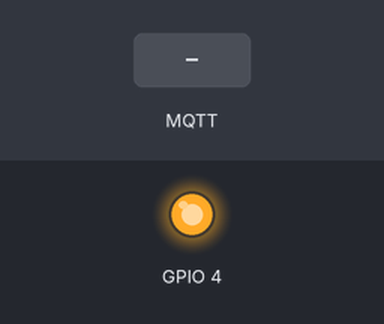
A sketch run on a simulated ESP32. Parts: output pins drawn as LEDs (lit = HIGH). The test bench sets the inputs (shaded band). WiFi joins after 1.5 s; servers stay silent unless stated; random numbers use the default seed unless the sketch sets one; no MQTT or app messages arrive unless stated; what the sketch prints to the serial monitor is not drawn.

Above: at 2.9 s.
3.0 s: MQTT message "SolvePuzzle" arrives on the first subscribed topic
At 3.9 s:
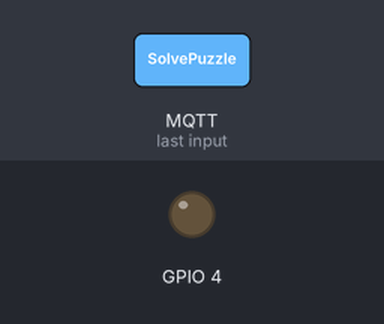
5.0 s: MQTT message "ResetPuzzle" arrives on the first subscribed topic
At 6.3 s:
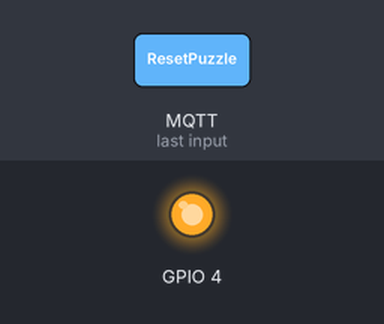
Timing chart, 0 to 8.0 s (numbered marks = the images above; inputs shaded):
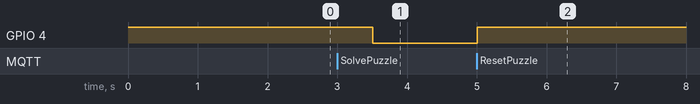

Measured:
- after the input at 3.0 s, GPIO 4: HIGH → LOW after 0.51 s
- after the input at 5.0 s, GPIO 4: LOW → HIGH at once

The sketch:

RFIDtestV3.ino
```cpp
// (licence header left out)
#include <PubSubClient.h>
#include <WiFi.h>
#include <SPI.h>
#include <MFRC522.h>

boolean mqttRst = false;
boolean mqttSolve = false;

const char* ssid = "Control booth";
const char* password = "MontyLives";
const char* mqtt_server = "192.168.86.101";
#define mqtt_port 1883
#define MQTT_USER ""
#define MQTT_PASSWORD ""
#define MQTT_SERIAL_PUBLISH_CH "/icircuit/ESP32/serialdata/tx"
#define MQTT_SERIAL_RECEIVER_CH "/icircuit/ESP32/serialdata/rx"

WiFiClient wifiClient;

PubSubClient client(wifiClient);

#define RST_PIN         22          // Configurable, see typical pin layout above
#define SS_1_PIN        5         // Configurable, take a unused pin, only HIGH/LOW required, must be different to SS 2
#define SS_2_PIN        17          // Configurable, take a unused pin, only HIGH/LOW required, must be different to SS 1
#define SS_3_PIN        16

#define NR_OF_READERS   3

byte ssPins[] = {SS_1_PIN, SS_2_PIN, SS_3_PIN};

MFRC522 mfrc522[NR_OF_READERS];   // Create MFRC522 instance.
int tagID;
int inputOrder[NR_OF_READERS];
int counter = 0;

const int correctOrder[NR_OF_READERS] = {1,2,3}; //The "correct" sequence, default starts at 1 and counts up. This is the value stored in the first bit of the 5th block on the NFC tags.


/*
   Initialize.
*/

void setup_wifi() {
  delay(10);
  // We start by connecting to a WiFi network
  Serial.println();
  Serial.print("Connecting to ");
  Serial.println(ssid);
  WiFi.begin(ssid, password);
  while (WiFi.status() != WL_CONNECTED) {
    delay(500);
    Serial.print(".");
  }
  randomSeed(micros());
  Serial.println("");
  Serial.println("WiFi connected");
  Serial.println("IP address: ");
  Serial.println(WiFi.localIP());
}

void reconnect() {
  // Loop until we're reconnected
  while (!client.connected()) {
    Serial.print("Attempting MQTT connection...");
    // Create a random client ID
    String clientId = "ESP32Client-";
    clientId += String(random(0xffff), HEX);
    // Attempt to connect
    if (client.connect(clientId.c_str(), MQTT_USER, MQTT_PASSWORD)) {
      Serial.println("connected");
      //Once connected, publish an announcement...
      client.publish("Egypt/Library/", "hello world");
      // ... and resubscribe
      client.subscribe("Egypt/Library/RFIDpuzzle");
    } else {
      Serial.print("failed, rc=");
      Serial.print(client.state());
      Serial.println(" try again in 5 seconds");
      // Wait 5 seconds before retrying
      delay(5000);
    }
  }
}

void callback(char* topic, byte * payload, unsigned int length) {
  payload[length] = '\0';
  String message = (char*)payload;
  Serial.println("-------new message from broker-----");
  Serial.print("channel:");
  Serial.println(topic);
  Serial.print("data:");
  Serial.write(payload, length);
  Serial.println();
  if (message == "ResetPuzzle") {
    mqttRst = true;
  }
  else if (message == "SolvePuzzle") {
    mqttSolve = true;
  }
}

void publishSerialData(char *serialData) {
  if (!client.connected()) {
    reconnect();
  }
  client.publish(MQTT_SERIAL_PUBLISH_CH, serialData);
}

void setup() {

  pinMode(4, OUTPUT);
  digitalWrite(4, HIGH);

  Serial.begin(115200);
  Serial.setTimeout(500);// Set time out for
  setup_wifi();
  client.setServer(mqtt_server, mqtt_port);
  client.setCallback(callback);
  reconnect();
  while (!Serial);    // Do nothing if no serial port is opened (added for Arduinos based on ATMEGA32U4)

  SPI.begin();        // Init SPI bus

  for (uint8_t reader = 0; reader < NR_OF_READERS; reader++) {
    mfrc522[reader].PCD_Init(ssPins[reader], RST_PIN); // Init each MFRC522 card
    Serial.print(F("Reader "));
    Serial.print(reader);
    Serial.print(F(": "));
    mfrc522[reader].PCD_DumpVersionToSerial();
  }

  for (int i = 0; i < NR_OF_READERS; i++) {
    inputOrder[i] = 0;
  }

}

/*
   Main loop.
*/
void loop() {
  client.loop();
  // Reset the loop if no new card present on the sensor/reader. This saves the entire process when idle.
  boolean solved = true;
  byte sector         = 1;
  byte blockAddr      = 5;
  byte dataBlock[]    = {
    0x01, 0x02, 0x03, 0x04, //  1,  2,   3,  4,
    0x05, 0x06, 0x07, 0x08, //  5,  6,   7,  8,
    0x09, 0x0a, 0xff, 0x0b, //  9, 10, 255, 11,
    0x0c, 0x0d, 0x0e, 0x0f  // 12, 13, 14, 15
  };
  byte trailerBlock   = 7;
  MFRC522::StatusCode status;
  byte buffer[18];
  byte size = sizeof(buffer);

  for (uint8_t reader = 0; reader < NR_OF_READERS; reader++) {
    // Look for new cards

    delay(10); //allow bus to settle

    mfrc522[reader].PCD_Init();

    if (mfrc522[reader].PICC_IsNewCardPresent() && mfrc522[reader].PICC_ReadCardSerial()) {
      status = (MFRC522::StatusCode) mfrc522[reader].MIFARE_Read(blockAddr, buffer, &size);
      if (status != MFRC522::STATUS_OK) {
        Serial.print(F("MIFARE_Read() failed: "));
        Serial.println(mfrc522[reader].GetStatusCodeName(status));
      }
      //Serial.print(F("Data in block ")); Serial.print(blockAddr); Serial.println(F(":"));
      dump_byte_array(buffer, 8); //Serial.println();
      Serial.print("Reader ");
      Serial.print(reader);
      Serial.print(": ");
      Serial.println(tagID);
      inputOrder[reader] = tagID;
      Serial.println(inputOrder[reader]);

      for (int i = 0; i < 3; i++) {
        Serial.print(inputOrder[i]);
        Serial.print(" ");
      }

      mfrc522[reader].PICC_HaltA();
      mfrc522[reader].PCD_StopCrypto1();


    } //if (mfrc522[reader].PICC_IsNewC
    else {
      if (counter % 3 == 0) {
        inputOrder[reader] = 0;
      }
    }
    if (inputOrder[reader] != correctOrder[reader]) {
      solved = false;
    }

  } //for(uint8_t reader


  if (solved == true || mqttSolve == true) {
    digitalWrite(4, LOW);
    client.publish("Egypt/Library/", "RFIDpuzzle Solved");
    while (mqttRst == false) {
      client.loop();
      Serial.print("solved");
    }
    client.publish("Egypt/Library/", "RFIDpuzzle Reset");
    digitalWrite(4, HIGH);
    mqttRst = false;
    mqttSolve = false;
    for (int i = 0; i < 3; i++) {
      inputOrder[i] = 0;
    }
    Serial.println("RESET");


  }


  counter = counter + 1;
}


//Helper routine to dump a byte array as hex values to Serial.

void dump_byte_array(byte * buffer, byte bufferSize) {
  tagID = buffer[0];
}
```
